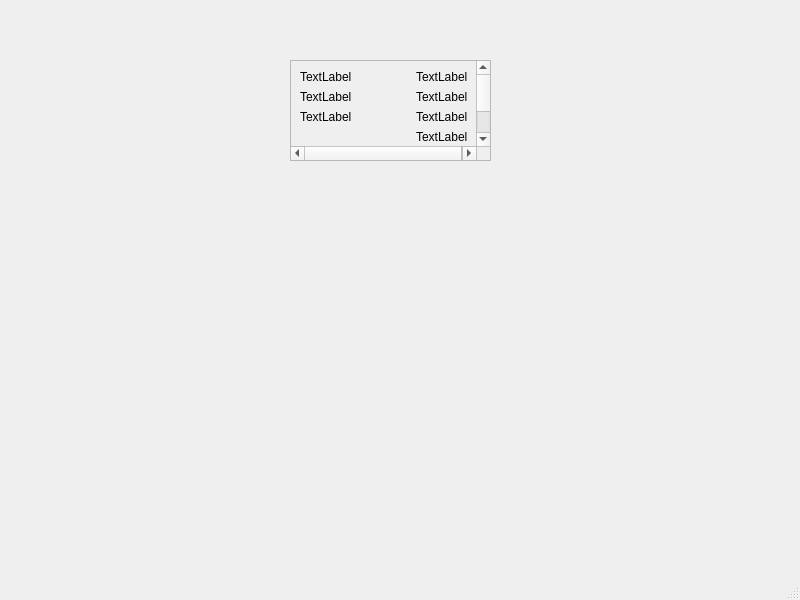
<?xml version="1.0" encoding="UTF-8"?>
<ui version="4.0">
 <class>MainWindow</class>
 <widget class="QMainWindow" name="MainWindow">
  <property name="geometry">
   <rect>
    <x>0</x>
    <y>0</y>
    <width>800</width>
    <height>600</height>
   </rect>
  </property>
  <property name="windowTitle">
   <string>MainWindow</string>
  </property>
  <widget class="QWidget" name="centralwidget">
   <widget class="QScrollArea" name="scrollArea">
    <property name="geometry">
     <rect>
      <x>290</x>
      <y>60</y>
      <width>201</width>
      <height>101</height>
     </rect>
    </property>
    <property name="widgetResizable">
     <bool>true</bool>
    </property>
    <widget class="QWidget" name="scrollAreaWidgetContents">
     <property name="geometry">
      <rect>
       <x>-21</x>
       <y>0</y>
       <width>220</width>
       <height>172</height>
      </rect>
     </property>
     <layout class="QGridLayout" name="gridLayout_2">
      <item row="0" column="0">
       <layout class="QGridLayout" name="gridLayout">
        <item row="0" column="1">
         <widget class="QLabel" name="label_3">
          <property name="text">
           <string>TextLabel</string>
          </property>
         </widget>
        </item>
        <item row="4" column="3">
         <widget class="QLabel" name="label_7">
          <property name="text">
           <string>TextLabel</string>
          </property>
         </widget>
        </item>
        <item row="4" column="2">
         <widget class="QLabel" name="label_9">
          <property name="text">
           <string>TextLabel</string>
          </property>
         </widget>
        </item>
        <item row="1" column="1">
         <widget class="QLabel" name="label_4">
          <property name="text">
           <string>TextLabel</string>
          </property>
         </widget>
        </item>
        <item row="2" column="1">
         <widget class="QLabel" name="label_2">
          <property name="text">
           <string>TextLabel</string>
          </property>
         </widget>
        </item>
        <item row="2" column="3">
         <widget class="QLabel" name="label_6">
          <property name="text">
           <string>TextLabel</string>
          </property>
         </widget>
        </item>
        <item row="1" column="3">
         <widget class="QLabel" name="label">
          <property name="text">
           <string>TextLabel</string>
          </property>
         </widget>
        </item>
        <item row="0" column="3">
         <widget class="QLabel" name="label_5">
          <property name="text">
           <string>TextLabel</string>
          </property>
         </widget>
        </item>
        <item row="3" column="3">
         <widget class="QLabel" name="label_8">
          <property name="text">
           <string>TextLabel</string>
          </property>
         </widget>
        </item>
        <item row="5" column="3">
         <widget class="QLabel" name="label_10">
          <property name="text">
           <string>TextLabel</string>
          </property>
         </widget>
        </item>
       </layout>
      </item>
     </layout>
    </widget>
   </widget>
  </widget>
  <widget class="QMenuBar" name="menubar">
   <property name="geometry">
    <rect>
     <x>0</x>
     <y>0</y>
     <width>800</width>
     <height>22</height>
    </rect>
   </property>
  </widget>
  <widget class="QStatusBar" name="statusbar"/>
 </widget>
 <resources/>
 <connections/>
</ui>
